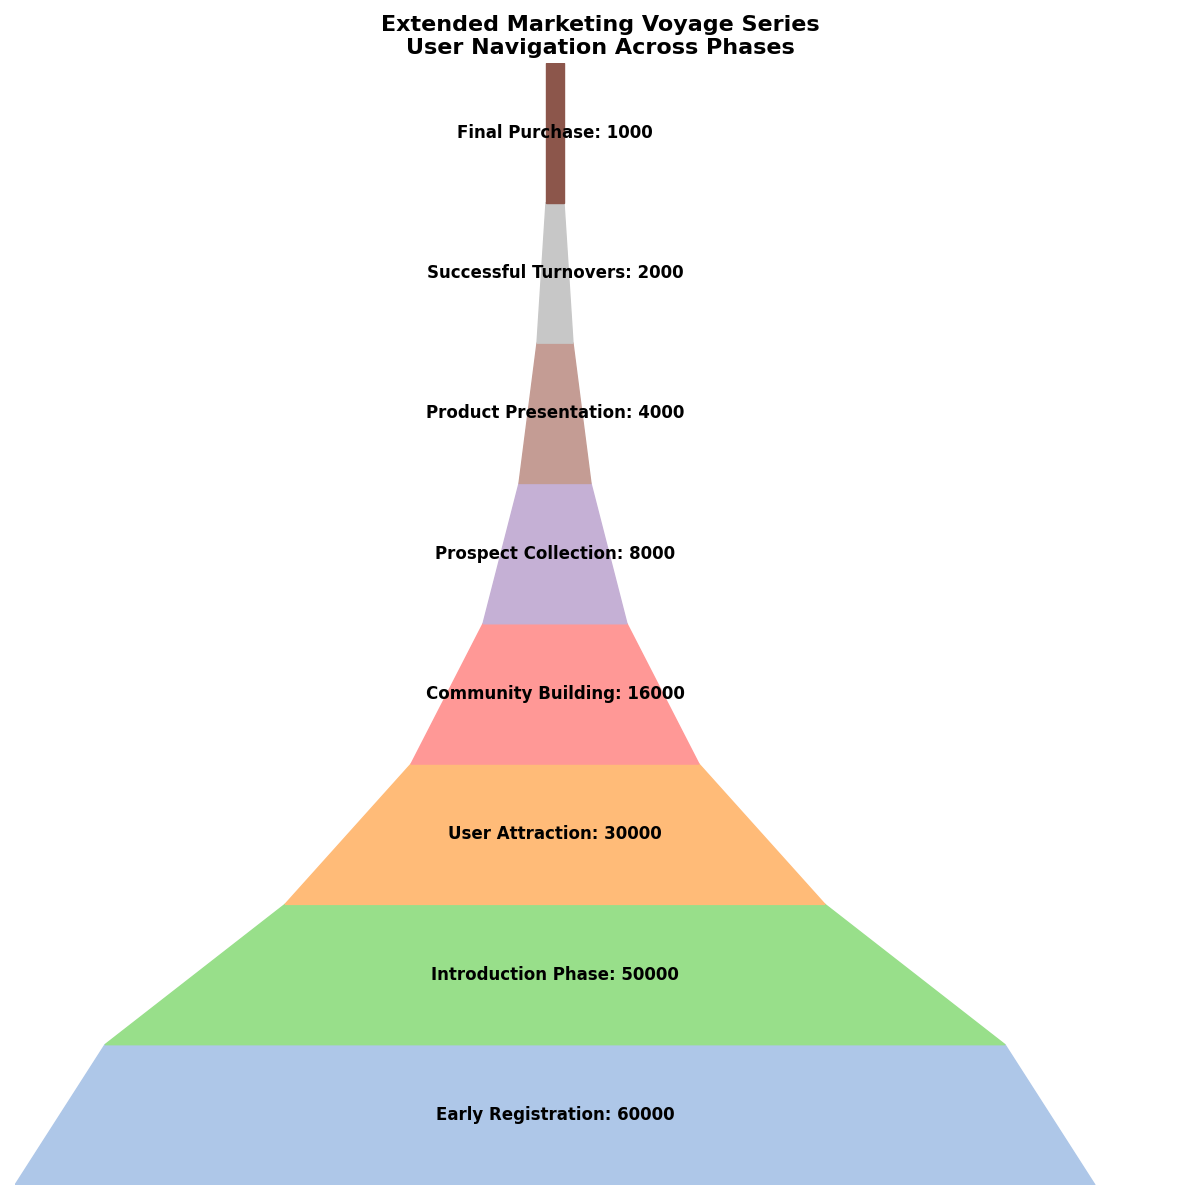

This chart was generated by the following Python code:
import matplotlib.pyplot as plt
import matplotlib.patches as patches
import numpy as np

stages = [
    "Early Registration",
    "Introduction Phase",
    "User Attraction",
    "Community Building",
    "Prospect Collection",
    "Product Presentation",
    "Successful Turnovers",
    "Final Purchase"
]

audience_counts = [60000, 50000, 30000, 16000, 8000, 4000, 2000, 1000]
colors = ['#aec7e8', '#98df8a', '#ffbb78', '#ff9896', '#c5b0d5', '#c49c94', '#c7c7c7', '#8c564b']

fig, ax = plt.subplots(figsize=(12, 12))
ax.set_xlim(0, max(audience_counts) + 5000)
ax.set_ylim(0, len(stages))

# Plot trapezoids for stages
for i in range(len(stages) - 1):
    left = (max(audience_counts) - audience_counts[i])/2
    width_top = audience_counts[i]
    width_bottom = audience_counts[i + 1]
    height = 1
    
    trapezoid = patches.Polygon(
        [
            (left, i),
            (left + width_top, i),
            (left + (width_top + width_bottom)/2, i + height),
            (left + (width_top - width_bottom)/2, i + height)
        ],
        closed=True, color=colors[i]
    )
    ax.add_patch(trapezoid)

# Plot rectangle for the last stage
left = (max(audience_counts) - audience_counts[-1])/2
rectangle = patches.Rectangle(
    (left, len(stages) - 1), audience_counts[-1], 1, color=colors[-1]
)
ax.add_patch(rectangle)

# Add annotations for each stage
for i, (stage, count) in enumerate(zip(stages, audience_counts)):
    ax.text(max(audience_counts)/2, i + 0.5, f'{stage}: {count}', va='center', ha='center',
            color='black', fontsize=12, fontweight='bold')

ax.set_xticks([])
ax.set_yticks([])
ax.set_title('Extended Marketing Voyage Series\nUser Navigation Across Phases', 
             fontsize=16, fontweight='bold')

for spine in ax.spines.values():
    spine.set_visible(False)

plt.tight_layout()
plt.show()
